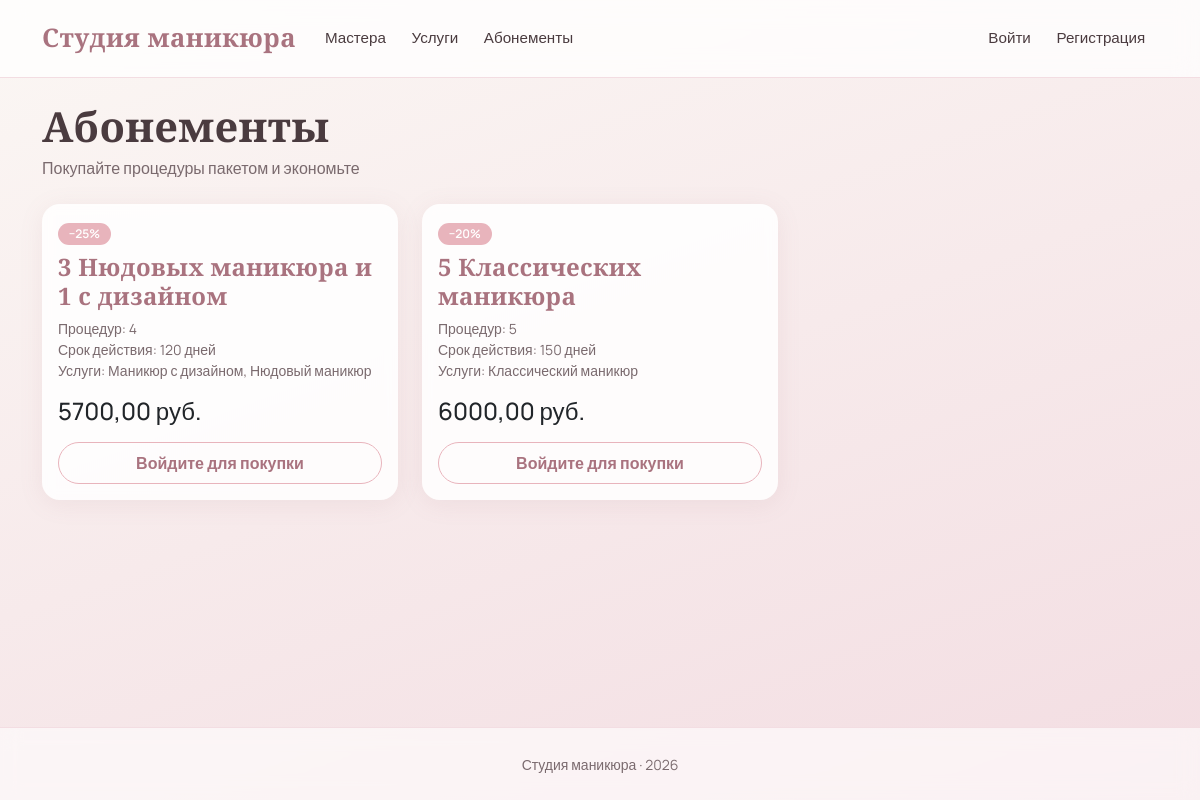
The page /subscriptions/ on the database its author committed.
### subscriptions/models.py (models this page shows, shortened)
class SubscriptionType(models.Model):
    name = models.CharField('Название', max_length=150)
    procedures_count = models.PositiveIntegerField('Количество процедур')
    validity_days = models.PositiveIntegerField('Срок действия (дней)')
    discount_percent = models.PositiveIntegerField('Скидка, %', default=0)
    total_price = models.DecimalField('Итоговая цена, руб.', max_digits=10, decimal_places=2)
    services = models.ManyToManyField(
        Service,
        through='SubscriptionTypeService',
        related_name='subscription_types',
        verbose_name='Доступные услуги',
    )
    class Meta:
        verbose_name = 'Тип абонемента'
        verbose_name_plural = 'Типы абонементов'
        ordering = ['total_price']

### catalog/models.py (models this page shows, shortened)
class Service(models.Model):
    name = models.CharField('Название', max_length=150)
    description = models.TextField('Описание', blank=True)
    duration_minutes = models.PositiveIntegerField('Длительность (мин)')
    price = models.DecimalField('Цена, руб.', max_digits=10, decimal_places=2)
    class Meta:
        verbose_name = 'Услуга'
        verbose_name_plural = 'Услуги'
        ordering = ['name']

### subscriptions/views.py (the view)
# urls.py: path('', views.subscription_list, name='subscription_list'),
def subscription_list(request):
    types = SubscriptionType.objects.prefetch_related('services').all()
    return render(request, 'subscriptions/subscription_list.html', {'types': types})

### templates/subscriptions/subscription_list.html (shortened to what this page needs)
{% extends 'base.html' %}
{% block content %}
<h1 class="mb-1">Абонементы</h1>
<p class="text-muted mb-4">Покупайте процедуры пакетом и экономьте</p>
<div class="row g-4">
    {% for type in types %}
        <div class="col-md-4">
            <div class="card h-100">
                <div class="card-body">
                    {% if type.discount_percent %}
                        <span class="badge bg-secondary mb-2">−{{ type.discount_percent }}%</span>
                    {% endif %}
                    <h5 class="card-title">{{ type.name }}</h5>
                    <ul class="list-unstyled small text-muted">
                        <li>Процедур: {{ type.procedures_count }}</li>
                        <li>Срок действия: {{ type.validity_days }} дней</li>
                        <li>Услуги: {% for s in type.services.all %}{{ s.name }}{% if not forloop.last %}, {% endif %}{% empty %}любые{% endfor %}</li>
                    </ul>
                    <p class="h4 mb-3">{{ type.total_price }} руб.</p>
                    {% if user.is_authenticated and user.is_client %}
                        <a href="{% url 'subscription_checkout' type.pk %}" class="btn btn-dark w-100">Купить</a>
                    {% elif not user.is_authenticated %}
                        <a href="{% url 'login' %}" class="btn btn-outline-dark w-100">Войдите для покупки</a>
                    {% endif %}
                </div>
            </div>
        </div>
    {% empty %}
        <p class="text-muted">Абонементы пока не настроены администратором.</p>
    {% endfor %}
</div>
{% endblock %}

### static/css/style.css (style rules this page uses)
:root { --cream: #FBF7F4; --blush: #F3DDE2; --rose: #E8B4BC; --rose-deep: #C98A98; --mauve: #A9737F; --beige: #EFE6DD; --beige-warm: #E5D5C5; --ink: #4A3B3F; --ink-soft: #7A6A6E; --white: #FFFFFF; --shadow-soft: 0 10px 40px rgba(169, 115, 127, 0.12); --shadow-card: 0 4px 24px rgba(169, 115, 127, 0.10); --shadow-hover: 0 16px 48px rgba(169, 115, 127, 0.20); --radius: 18px; --radius-sm: 12px; }
html, body { height: 100%; }
body { display: flex; flex-direction: column; min-height: 100vh; margin: 0; font-family: 'Manrope', sans-serif; color: var(--ink); background: linear-gradient(160deg, var(--cream) 0%, var(--blush) 100%); background-attachment: fixed; }
h1, h2, h3, h4, h5, .display-4 { font-family: 'Cormorant Garamond', serif; font-weight: 600; color: var(--ink); letter-spacing: 0.3px; }
h1 { font-size: 2.6rem; }
.text-muted { color: var(--ink-soft) !important; }
.btn-outline-dark { border: 1.5px solid var(--rose); color: var(--mauve); border-radius: 50px; padding: 0.5rem 1.3rem; font-weight: 600; transition: all 0.2s ease; }
.card { border: none; border-radius: var(--radius); background: rgba(255, 255, 255, 0.85); backdrop-filter: blur(6px); box-shadow: var(--shadow-card); overflow: hidden; transition: transform 0.3s ease, box-shadow 0.3s ease; }
.card-title { font-family: 'Cormorant Garamond', serif; font-size: 1.5rem; font-weight: 600; color: var(--mauve); }
.badge.bg-secondary { background: var(--rose) !important; color: var(--white); font-weight: 600; border-radius: 50px; padding: 0.4em 0.9em; }

### rows shown on the page
SubscriptionType: discount_percent "25", name "3 Нюдовых маникюра и 1 с дизайном", procedures_count "4", validity_days "120", total_price "5700,00"
Service: name "Маникюр с дизайном"
Service: name "Нюдовый маникюр"
SubscriptionType: discount_percent "20", name "5 Классических маникюра", procedures_count "5", validity_days "150", total_price "6000,00"
Service: name "Классический маникюр"
